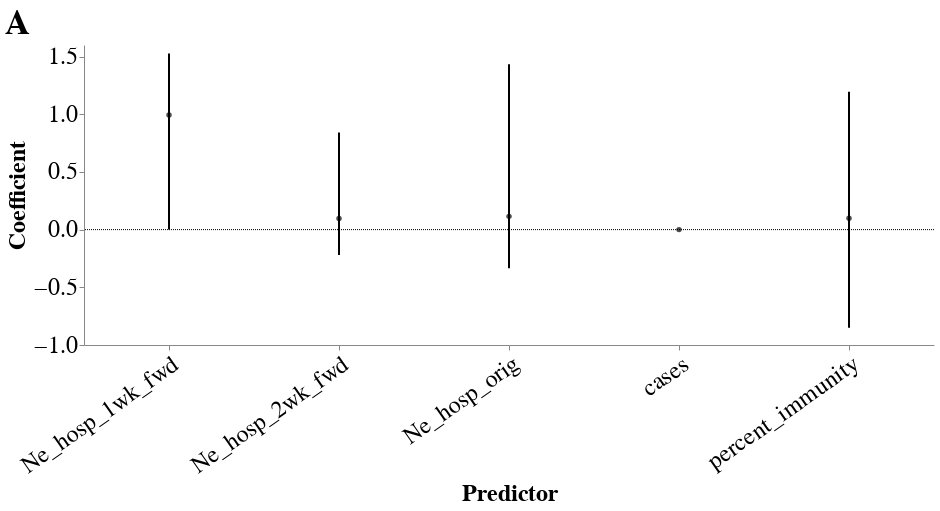

Here is the notebook cell this chart was saved with:
### Code cell
# error_bars = alt.Chart(mig_short).mark_errorbar(extent='ci').encode(
#   x=alt.X('mig_per_bl:Q', scale=alt.Scale(zero=False)),
#   y=alt.Y('migration_direction:N')
# )

points = alt.Chart(ne_pred).mark_point(filled=True, color='black', width = 5).encode(
  y=alt.Y('mean_Ne_log:Q',axis = alt.Axis(title = "Coefficient", grid =False, labelFontSize= 24,titleFontSize= 24) ),
  x=alt.X('deme', title = "Predictor",   axis=alt.Axis(labelFontSize= 24,titleFontSize= 24,labelLimit = 0, labelAngle=-35)),
).transform_filter(datum.predictor != "Clock" or datum.predictor != "air").properties(
    width=850,
    height=300
)

hpd = alt.Chart(ne_pred).mark_rule(strokeWidth = 2).encode(
    y2=alt.Y2("upper_hpd_log_95"),
    y = alt.Y("lower_hpd_log_95"),
    x=alt.X("deme")
).transform_filter(datum.predictor != "Clock").properties(
    width=850,
    height=300
)

one_line = alt.Chart(pd.DataFrame({'y': [0.0]})).mark_rule(strokeDash=[1,1]).encode(y='y').properties(
    width=850,
    height=300
)

predict_coeff = (points + hpd + one_line).properties(title='A')
predict_coeff.configure_view(
    strokeWidth=0
).configure_title(
    anchor='start', fontSize= 35
).configure_axis(
    labelFontSize=60,
    titleFontSize=60
).configure_legend(
    labelFontSize = 60)

### Figure 1 — Vega-Lite specification as saved in the notebook (floating-point values rounded to 4 significant figures)
{"config": {"view": {"continuousWidth": 400, "continuousHeight": 300, "strokeWidth": 0}, "axis": {"labelFontSize": 60, "titleFontSize": 60}, "legend": {"labelFontSize": 60}, "title": {"anchor": "start", "fontSize": 35}}, "layer": [{"mark": {"type": "point", "color": "black", "filled": true, "width": 5}, "encoding": {"x": {"axis": {"labelAngle": -35, "labelFontSize": 24, "labelLimit": 0, "titleFontSize": 24}, "field": "deme", "title": "Predictor", "type": "nominal"}, "y": {"axis": {"grid": false, "labelFontSize": 24, "title": "Coefficient", "titleFontSize": 24}, "field": "mean_Ne_log", "type": "quantitative"}}, "height": 300, "transform": [{"filter": "(datum.predictor !== 'Clock')"}], "width": 850}, {"mark": {"type": "rule", "strokeWidth": 2}, "encoding": {"x": {"field": "deme", "type": "nominal"}, "y": {"field": "lower_hpd_log_95", "type": "quantitative"}, "y2": {"field": "upper_hpd_log_95"}}, "height": 300, "transform": [{"filter": "(datum.predictor !== 'Clock')"}], "width": 850}, {"data": {"name": "data-6f5cbcae4d1d760039d98b58f1e752eb"}, "mark": {"type": "rule", "strokeDash": [1, 1]}, "encoding": {"y": {"field": "y", "type": "quantitative"}}, "height": 300, "width": 850}], "data": {"name": "data-40bc3a7b1077ee9a3e61989d19a1eafd"}, "title": "A", "$schema": "https://vega.github.io/schema/vega-lite/v4.17.0.json", "datasets": {"data-40bc3a7b1077ee9a3e61989d19a1eafd": [{"deme": "Ne_hosp_orig", "mean_Ne_log": 0.1148, "mean_Ne_linear": 1.303, "median_Ne_log": 0.0, "upper_hpd_log_95": 1.434, "lower_hpd_log_95": -0.3346, "upper_hpd_log_50": 0.0, "lower_hpd_log_50": 0.0, "upper_hpd_linear": 27.18, "lower_hpd_linear": 0.4628}, {"deme": "Ne_hosp_1wk_fwd", "mean_Ne_log": 0.9938, "mean_Ne_linear": 9.858, "median_Ne_log": 1.138, "upper_hpd_log_95": 1.526, "lower_hpd_log_95": 0.0, "upper_hpd_log_50": 1.364, "lower_hpd_log_50": 0.9908, "upper_hpd_linear": 33.59, "lower_hpd_linear": 1.0}, {"deme": "Ne_hosp_2wk_fwd", "mean_Ne_log": 0.09666, "mean_Ne_linear": 1.249, "median_Ne_log": 0.0, "upper_hpd_log_95": 0.8423, "lower_hpd_log_95": -0.2194, "upper_hpd_log_50": 0.0, "lower_hpd_log_50": 0.0, "upper_hpd_linear": 6.955, "lower_hpd_linear": 0.6034}, {"deme": "percent_immunity", "mean_Ne_log": 0.09903, "mean_Ne_linear": 1.256, "median_Ne_log": 0.0, "upper_hpd_log_95": 1.195, "lower_hpd_log_95": -0.8504, "upper_hpd_log_50": 0.0, "lower_hpd_log_50": 0.0, "upper_hpd_linear": 15.67, "lower_hpd_linear": 0.1411}, {"deme": "cases", "mean_Ne_log": 0.0, "mean_Ne_linear": 1.0, "median_Ne_log": 0.0, "upper_hpd_log_95": 0.0, "lower_hpd_log_95": 0.0, "upper_hpd_log_50": 0.0, "lower_hpd_log_50": 0.0, "upper_hpd_linear": 1.0, "lower_hpd_linear": 1.0}], "data-6f5cbcae4d1d760039d98b58f1e752eb": [{"y": 0.0}]}}
